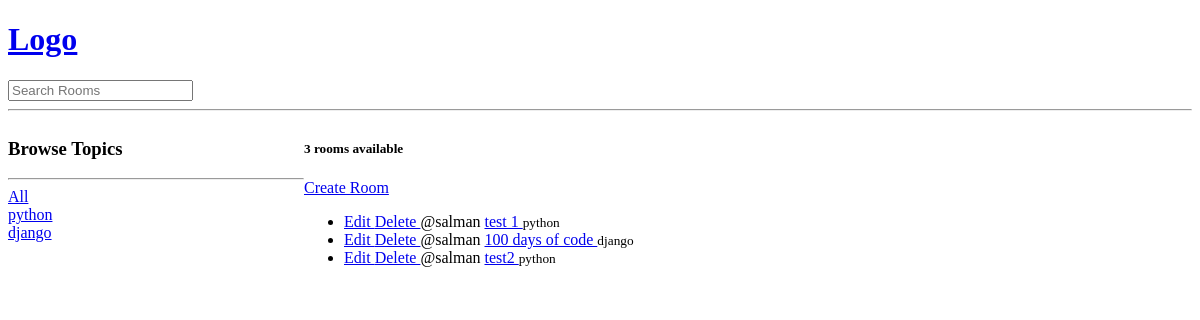
Before: / with the older database file.
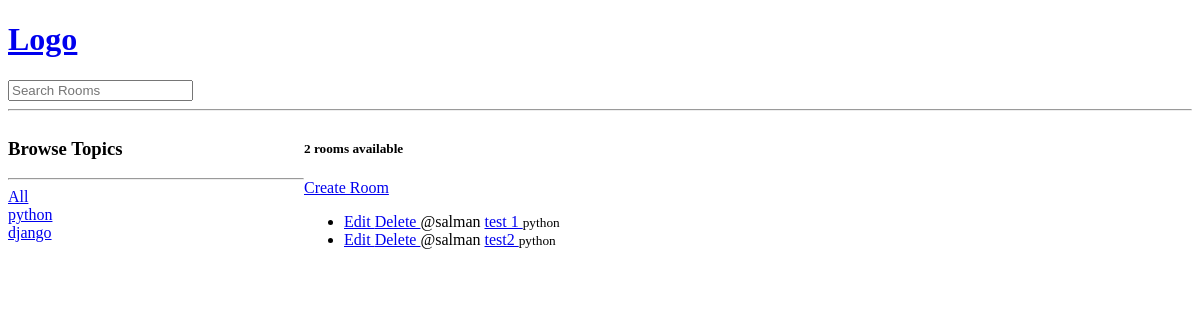
After: the same page with the newer database file.
### app/models.py (models this page shows, shortened)
class Topic(models.Model):
    name = models.CharField(max_length=200)
    def __str__(self):
        return self.name

class Room(models.Model):
    host = models.ForeignKey(User, on_delete=models.SET_NULL, null=True)
    topic = models.ForeignKey(Topic, on_delete=models.SET_NULL, null=True)
    name=models.CharField(max_length=200)
    description = models.TextField(null=True, blank=True)
    updatedAt = models.DateTimeField(auto_now=True)
    createdAt = models.DateTimeField(auto_now_add=True)
    class Meta:
        ordering = ['-updatedAt', '-createdAt']

### app/views.py (the view)
# urls.py: path("", views.home, name='home'),
def home(request):
    query= request.GET.get('q') if request.GET.get('q') != None else ""
    rooms=Room.objects.filter(
        Q(topic__name__icontains=query) |
        Q(name__icontains=query) |
        Q(description__icontains=query)
    )
    room_count = rooms.count()
    topics = Topic.objects.all()
    context={"rooms": rooms, "topics": topics, "room_count": room_count}
    return render(request, "app/home.html", context)

### app/templates/app/home.html (shortened to what this page needs)
{% extends 'app/index.html' %}
{% block content %}
<div class="home-container">
  <div>
    <h3>
      Browse Topics
    </h3>
    <hr>
    <div>
      <a href="{% url 'home' %}">
        All
      </a>
    </div>
    {% for topic in topics %}
    <div>
      <a href="{% url 'home' %}?q={{topic.name}}">{{ topic }}</a>
    </div>
    {% endfor %}
  </div>
  <div>
    <h5>{{room_count}} rooms available</h5>
    <a href="{% url 'create-room' %}">
  Create Room
</a>
    {% if rooms %}
<ul>
  {% for room in rooms %}
  <li>
    <a href="{% url 'update-room' room.id %}">
      Edit
    </a>
    <a href="{% url 'update-room' room.id %}">
      Delete
    </a>
    <span>
      @{{room.host.username}}
    </span>
    <a href="{% url 'room' room.id %}">
      {{room.name}}
    </a>
    <small>
      {{room.topic.name}}
    </small>
  </li>
  {% endfor %}
</ul>
{% else %}
<p>No Rooms are available</p>
{% endif %}
  </div>
</div>
{% endblock content %}

### app/templates/app/index.html (shortened to what this page needs)
<!doctype html>
<html lang="en">
<head>
</head>
<body>
  {% include 'components/navbar.html' %} {% block content %} {% endblock %}
</body>
</html>

### app/templates/components/navbar.html
<a href="/">
  <h1>Logo</h1>
</a>
<form method="GET" action="{% url 'home' %}">
  <input type="text" name="q" placeholder="Search Rooms" />
</form>
<hr />

### app/templates/app/home.html (style rules this page uses)
.home-container { display: grid; grid-template-columns: 1fr 3fr; }

Changed rows visible on the page:
removed Room: host.username "salman", name "100 days of code", topic.name "django"
Other visible differences:
{{ room_count }}: "3" → "2"
